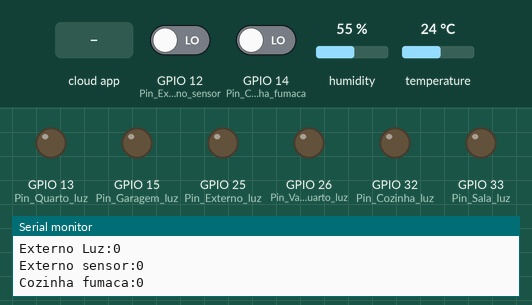
Bench run of a sketch on a simulated ESP32. Shown: output pins drawn as LEDs (lit = HIGH), the last lines printed to the serial monitor. The inputs (shaded band) are chosen by the test bench; at power-on: GPIO 12 (Pin_Externo_sensor) LOW, GPIO 14 (Pin_Cozinha_fumaca) LOW, humidity 55 %, temperature 24 °C. WiFi joins after 1.5 s; servers stay silent unless stated; the Firebase database answers and starts empty.

Above: at 2.7 s.
2.8 s: the phone or cloud app sets Luz to 1
At 4.0 s:
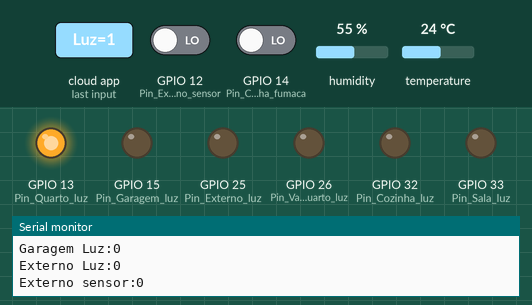
4.6 s: the phone or cloud app sets Luz to 0
At 5.3 s:
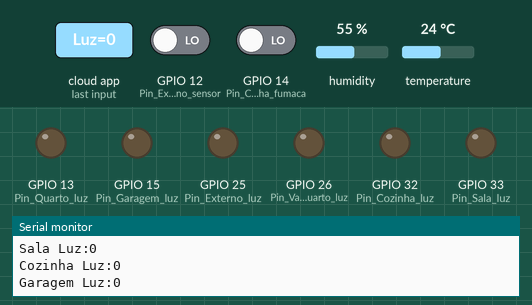
Timing chart, 0 to 7.6 s (numbered marks = the images above; inputs shaded):
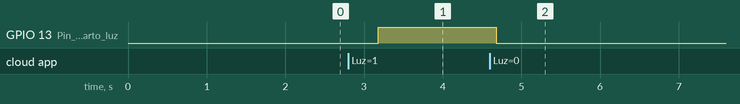

Measured:
- after the input at 2.8 s, GPIO 13 (Pin_Quarto_luz): LOW → HIGH after 0.38 s
- after the input at 4.6 s, GPIO 13 (Pin_Quarto_luz): HIGH → LOW after 0.08 s

The sketch:

Esp32_firebase_comentado.ino
```cpp
//importando bibliotecas
#include <WiFi.h>                          //importa biblioteca para conectar esp32 com wifi
#include <IOXhop_FirebaseESP32.h>          //importa biblioteca para esp32 se comunicar com firebase
#include <ArduinoJson.h>                //importa biblioteca para colocar informação no formato json, utilizado no firebase (intalar versão 5)
#include <U8g2lib.h>    //display esp32
#include "DHT.h" //sensor de temp.

//fazendo definições para não repetir muito texto durante o código
#define WIFI_SSID "Millnitz_2G"                  //substitua "Nome_do_seu_wifi" pelo nome da sua rede wifi
#define WIFI_PASSWORD "millnitz159"             //substitua "Senha_do_seu_wifi" pela senha da sua rede wifi
#define FIREBASE_HOST "https://tccdiogo-e7753-default-rtdb.firebaseio.com/"    //substitua "Link_do_seu_banco_de_dados" pelo link do seu banco de dados
#define FIREBASE_AUTH "CABia9sAvdgaWspKWw8zM9eYmzGLHnebAOVgrrV8"   //substitua "Senha_do_seu_banco_de_dados" pela senha do seu banco de dados
#define DHTTYPE DHT11 //temperatura

//pin luz
const int Pin_Quarto_luz = 13;
const int Pin_Varanda_Quarto_luz = 26; // trocar para sótão
////const int Pin_Varanda_Sala_luz = 25; // varanda cozinha retirado
const int Pin_Sala_luz = 33;
const int Pin_Cozinha_luz = 32; //**** pode estar invertido
const int Pin_Garagem_luz = 15;
const int Pin_Externo_luz = 25; // varana cozinha


const int Pin_Externo_sensor = 12;
const int Pin_Cozinha_fumaca = 14;
const int Pin_Sala_temperatura = 27;


//estado luz
bool Estado_quarto_luz;
bool Estado_Varanda_Quarto_luz;
bool Estado_Varanda_Sala_luz;
bool Estado_Sala_luz;
bool Estado_Cozinha_luz;
bool Estado_Garagem_luz;
bool Estado_Externo_luz;


bool Estado_externo_sensor;
bool Estado_Cozinha_fumaca;

DHT dht(Pin_Sala_temperatura, DHTTYPE);

void setup() {
  //pin luz
  pinMode(Pin_Quarto_luz, OUTPUT);
  pinMode(Pin_Varanda_Quarto_luz, OUTPUT);
  //pinMode(Pin_Varanda_Sala_luz, OUTPUT);
  pinMode(Pin_Sala_luz, OUTPUT);
  pinMode(Pin_Cozinha_luz, OUTPUT);
  pinMode(Pin_Garagem_luz, OUTPUT);
  pinMode(Pin_Externo_luz, OUTPUT);

  pinMode(Pin_Externo_sensor, INPUT);
  pinMode(Pin_Cozinha_fumaca, INPUT);
  pinMode(Pin_Sala_temperatura, INPUT);


  Serial.begin(115200);      //inicia comunicação serial
  Serial.println();          //imprime pulo de linha

  WiFi.begin(WIFI_SSID, WIFI_PASSWORD);     //inicia comunicação com wifi com rede definica anteriormente

  Serial.print("Conectando ao wifi");       //imprime "Conectando ao wifi"
  while (WiFi.status() != WL_CONNECTED)     //enquanto se conecta ao wifi fica colocando pontos
  {
    Serial.print(".");
    delay(300);
  }
  Serial.println();                         //imprime pulo de linha

  Firebase.begin(FIREBASE_HOST, FIREBASE_AUTH);   //inicia comunicação com firebase definido anteriormente
  dht.begin();
}


void loop() {
///////LUZES

// QUARTO LUZ
  Estado_quarto_luz = Firebase.getBool("/Quarto/Luz");
  Serial.print("Quarto Luz:");
  Serial.print(Estado_quarto_luz);
  Serial.println();
  if(Estado_quarto_luz == false)
  {
    digitalWrite(Pin_Quarto_luz, LOW);
  }
  else
  {
    digitalWrite(Pin_Quarto_luz, HIGH);
  }

  // VARANDA QUARTO LUZ
  Estado_Varanda_Quarto_luz = Firebase.getBool("/Varanda/Quarto/Luz");
  Serial.print("Varanda Quarto Luz:");
  Serial.print(Estado_Varanda_Quarto_luz);
  Serial.println();
  if(Estado_Varanda_Quarto_luz == false)
  {
    digitalWrite(Pin_Varanda_Quarto_luz, LOW);
  }
  else
  {
    digitalWrite(Pin_Varanda_Quarto_luz, HIGH);
  }

  //SALA LUZ
  Estado_Sala_luz = Firebase.getBool("/Sala/Luz");
  Serial.print("Sala Luz:");
  Serial.print(Estado_Sala_luz);
  Serial.println();
  if(Estado_Sala_luz == false)
  {
    digitalWrite(Pin_Sala_luz, LOW);
  }
  else
  {
    digitalWrite(Pin_Sala_luz, HIGH);
  }

  //Cozinha LUZ
  Estado_Cozinha_luz = Firebase.getBool("/Cozinha/Luz");
  Serial.print("Cozinha Luz:");
  Serial.print(Estado_Cozinha_luz);
  Serial.println();
  if(Estado_Cozinha_luz == false)
  {
    digitalWrite(Pin_Cozinha_luz, LOW);
  }
  else
  {
    digitalWrite(Pin_Cozinha_luz, HIGH);
  }

   //Garagem LUZ
  Estado_Garagem_luz = Firebase.getBool("/Garagem/Luz");
  Serial.print("Garagem Luz:");
  Serial.print(Estado_Garagem_luz);
  Serial.println();
  if(Estado_Garagem_luz == false)
  {
    digitalWrite(Pin_Garagem_luz, LOW);
  }
  else
  {
    digitalWrite(Pin_Garagem_luz, HIGH);
  }

  //EXTERNO LUZ
  Estado_Externo_luz = Firebase.getBool("/Externo/Luz");
  Serial.print("Externo Luz:");
  Serial.print(Estado_Externo_luz);
  Serial.println();
  if(Estado_Externo_luz == false)
  {
    digitalWrite(Pin_Externo_luz, LOW);
  }
  else
  {
    digitalWrite(Pin_Externo_luz, HIGH);
  }

//EXTERNO SENSOR
  Estado_externo_sensor = digitalRead(Pin_Externo_sensor);
  Serial.print("Externo sensor:");
  Serial.print(Estado_externo_sensor);
  Serial.println();
  if(Estado_externo_sensor == 1)
  {
    Firebase.setBool("/Externo/Sensor", true);
  }
  else
  {
    Firebase.setBool("/Externo/Sensor", false);
  }

 //COZINHA FUMAÇA
  Estado_Cozinha_fumaca = digitalRead(Pin_Cozinha_fumaca);
  Serial.print("Cozinha fumaca:");
  Serial.print(Estado_Cozinha_fumaca);
  Serial.println();
  if(Estado_Cozinha_fumaca == 1)
  {
    Firebase.setBool("/Cozinha/Fumaca", true);
  }
  else
  {
    Firebase.setBool("/Cozinha/Fumaca", false);
  }


//SALA TEMPERATURA
float Valor_Sala_umidade = dht.readHumidity();
Firebase.setFloat("/Sala/Umidade", Valor_Sala_umidade);
float Valor_Sala_temperatura = dht.readTemperature();
Firebase.setFloat("/Sala/Temperatura", Valor_Sala_temperatura);
// Check if any reads failed and exit early (to try again).
  if (isnan(Valor_Sala_umidade) || isnan(Valor_Sala_temperatura)) {
    Serial.println(F("Leitura de temperatura e umidade falhou!"));
    return;
  }

  Serial.print(F("Umidade: "));
  Serial.print(Valor_Sala_umidade);
  Serial.print(F(" Temperatura: "));
  Serial.print(Valor_Sala_temperatura);
  Serial.println();


/*
  /////////////////////////
  //exemplo da função Set//
  /////////////////////////

  Firebase.setString("/quarto/dono", "Rebeca");
  Firebase.setInt("/quarto/luminosidade", 300);
  Firebase.setBool("/quarto/ocupado", false);
  Firebase.setFloat("/quarto/dono", 24.7);
  Firebase.setInt("/sala/luminosidade", 200);
  delay(3000);
  Firebase.setString("/quarto/dono", "Matteo");
  Firebase.setInt("/quarto/luminosidade", 500);
  Firebase.setBool("/quarto/ocupado", true);
  Firebase.setFloat("/quarto/dono", 35.3);
  Firebase.setInt("/sala/luminosidade", 500);
  delay(3000);
*/

/*
  //////////////////////////
  //exemplo da função Push//
  //////////////////////////

  Firebase.pushString("/quarto/registro", "Matteo");
  delay(3000);
  Firebase.pushString("/quarto/registro", "Rebeca");
  delay(3000);
  Firebase.pushString("/quarto/registro", "Vanderson");
  delay(3000);
  Firebase.pushString("/quarto/registro", "Raquel");
  delay(3000);
*/
}
```
